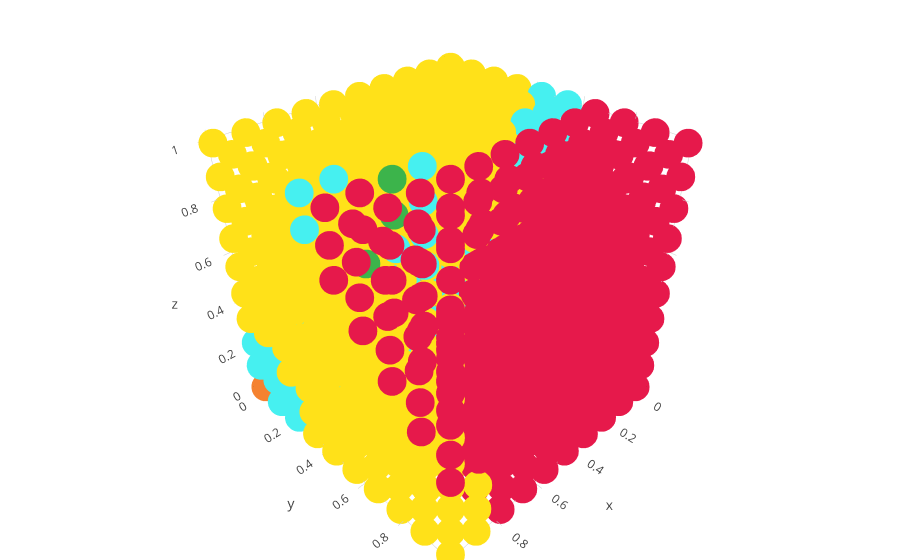

Notebook code for this chart:
### Code cell
organize(nodes=nodes,pixels=pixelsBuf,p1=0.09,p2=0.3,pixeldistMetric='euclidean',nodedistMetric='euclidean')

### Figure 1 — Plotly figure (JSON) as saved in the notebook; plotly's stock layout.template omitted (floating-point values rounded to 4 significant figures; data arrays with more than 128 entries replaced by an {"elided": "..."} marker saying what was removed)
{"data": [{"marker": {"color": {"elided": "1000 str values"}, "size": 10, "symbol": "circle"}, "mode": "markers", "type": "scatter3d", "x": {"elided": "1000 float values"}, "y": {"elided": "1000 float values"}, "z": {"elided": "1000 float values"}}], "layout": {"margin": {"b": 0, "l": 0, "r": 0, "t": 0}}}
